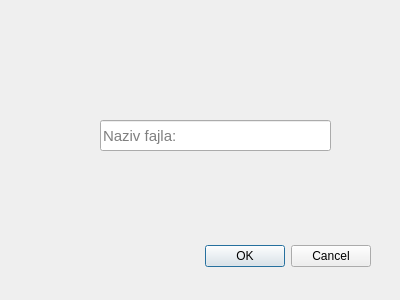
<?xml version="1.0" encoding="UTF-8"?>
<ui version="4.0">
 <class>Dialog</class>
 <widget class="QDialog" name="Dialog">
  <property name="windowModality">
   <enum>Qt::WindowModal</enum>
  </property>
  <property name="geometry">
   <rect>
    <x>0</x>
    <y>0</y>
    <width>400</width>
    <height>300</height>
   </rect>
  </property>
  <property name="windowTitle">
   <string>U Excel</string>
  </property>
  <widget class="QDialogButtonBox" name="buttonBox">
   <property name="geometry">
    <rect>
     <x>30</x>
     <y>240</y>
     <width>341</width>
     <height>32</height>
    </rect>
   </property>
   <property name="orientation">
    <enum>Qt::Horizontal</enum>
   </property>
   <property name="standardButtons">
    <set>QDialogButtonBox::Cancel|QDialogButtonBox::Ok</set>
   </property>
   <property name="centerButtons">
    <bool>false</bool>
   </property>
  </widget>
  <widget class="QLineEdit" name="lineEdit">
   <property name="geometry">
    <rect>
     <x>100</x>
     <y>120</y>
     <width>231</width>
     <height>31</height>
    </rect>
   </property>
   <property name="font">
    <font>
     <pointsize>11</pointsize>
    </font>
   </property>
   <property name="placeholderText">
    <string>Naziv fajla:</string>
   </property>
   <property name="clearButtonEnabled">
    <bool>false</bool>
   </property>
  </widget>
 </widget>
 <resources/>
 <connections>
  <connection>
   <sender>buttonBox</sender>
   <signal>accepted()</signal>
   <receiver>Dialog</receiver>
   <slot>accept()</slot>
   <hints>
    <hint type="sourcelabel">
     <x>248</x>
     <y>254</y>
    </hint>
    <hint type="destinationlabel">
     <x>157</x>
     <y>274</y>
    </hint>
   </hints>
  </connection>
  <connection>
   <sender>buttonBox</sender>
   <signal>rejected()</signal>
   <receiver>Dialog</receiver>
   <slot>reject()</slot>
   <hints>
    <hint type="sourcelabel">
     <x>316</x>
     <y>260</y>
    </hint>
    <hint type="destinationlabel">
     <x>286</x>
     <y>274</y>
    </hint>
   </hints>
  </connection>
 </connections>
</ui>
